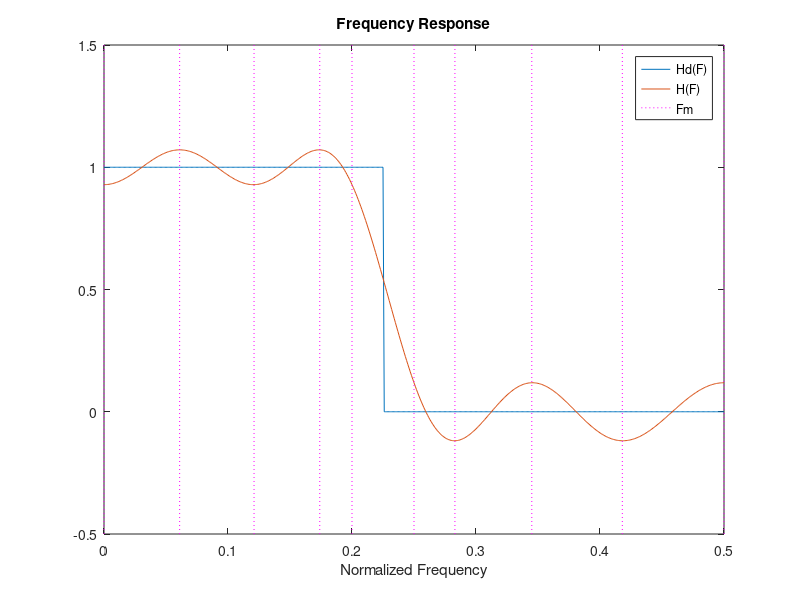
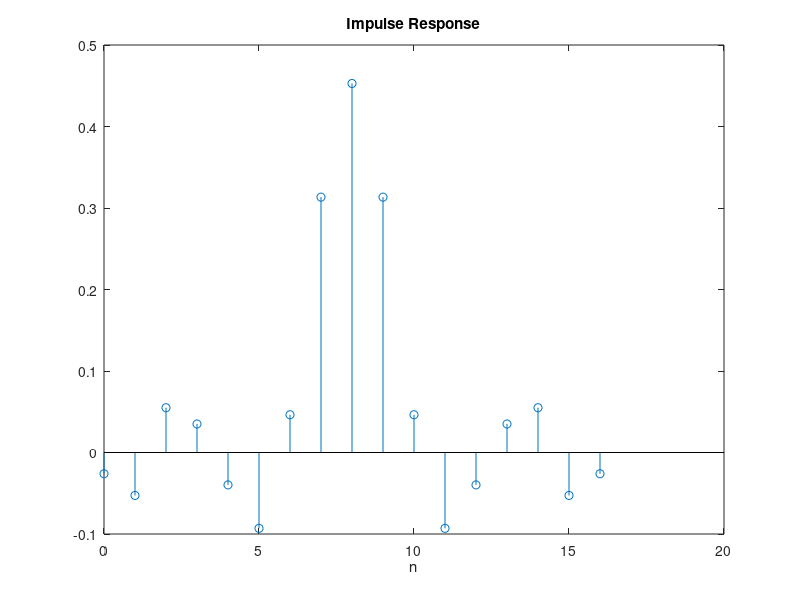

Write MATLAB code to recreate these figures, in order.
clear all; 
close all; clc;

% initialization
dF=0.001;   % Frequency resolution
F=0:dF:0.5; % Frequency axis from 0 to 0.5
Hd=zeros(1,length(F)); 
fs=6000;
ftrans=1350;
trans_band_low=1200;
trans_band_high=1500;
Hd(1:(ftrans/fs)/dF+1)=1;                              % Ideal desired filter Hd(F)
trans_band=[(trans_band_low/fs) (trans_band_high/fs)]; % Transition band boundary

% Weighting function 
W=zeros(1,length(F)); 
W(1:trans_band(1)/dF+1)=1;    % W(F)=1 for 0<F<trans_band_lFt
W(trans_band(2)/dF+1:end)=0.6;    % W(F)=0.6 for trans_band_right0<F<0.5
N=17;       % Filter length N
k=(N-1)/2;
Fi=[0 0.04 0.1 0.12 0.15 0.19 0.3 0.38 0.44 0.5]; %initial guess
delta=0.0001;                                  
%%%% MiniMaxFIR %%%%
dF=F(2)-F(1); % Frequency axis
k=(N-1)/2; 
E=[]; 
for i=1:17
    %%%%%%   Find Filter Parameter s[n]  %%%%%%
    n=0:k;  
    m=0:k+1;
    A=[cos(2*pi*Fi.'*n) ((-1).^m./W(round(Fi/dF+1))).'];
    H=Hd(round(Fi/dF+1)).';
    Sn=inv(A)*H;       % inverse matrix
    s=Sn(1:k+1).';
    R = s * cos(2*pi*n.'*F);
    err = (R - Hd) .* W;    % compute err(F)
    % new local maximal & check the number of the extreme points
    prev=err(1:end-2); 
    curr=err(2:end-1); 
    next=err(3:end);
    Fi=F(find(prev<curr & next<curr | prev>curr & next>curr)+1);
    if sign(err(1))~=sign(err(2)-err(1)) 
        Fi=[F(1) Fi];
    end
    if sign(err(end))~=sign(err(end-1)-err(end))
        Fi=[Fi F(end)];
    end      
    if length(Fi) == k+3
        BoundinFi=find(Fi==F(1) | Fi==trans_band(1) | Fi==trans_band(2) | Fi==F(end));  
        BoundErr=err(Fi(BoundinFi)/dF+1);                                               
        [minerr,index]=min(abs(BoundErr));                                              
        Fi(BoundinFi(index))=[];                                                        
    elseif length(Fi) > k+3
        disp('Number of extreme frequency exceed k+3');
    end

    maxerr=max(abs(err(round(Fi/dF+1))));
    E=[E maxerr];
    if length(E) >= 2
        if abs(E(end-1)-E(end)) < delta   % |E1-E0| < delta
            break;
        end
    end
end

figure; 
plot(F,Hd,F,R); 
hold on;
for m=1:k+2
    plot([Fi(m) Fi(m)],[-0.5 1.5],'m:');
end
legend('Hd(F)','H(F)','Fm');
title('Frequency Response'); 
xlabel('Normalized Frequency');  

%Maximal error for each iteration
disp(sprintf('Maximal error :'));disp(E);
% impulse response h
h=zeros(1,N);
h(k+1)=s(1);
h(1:k)=s(k+1:-1:2)/2;
h(k+2:N)=s(2:k+1)/2;
n=0:N-1;
figure; 
stem(n,h);
title('Impulse Response'); 
xlabel('n');
disp(sprintf('Impulse Response :'));disp(h);